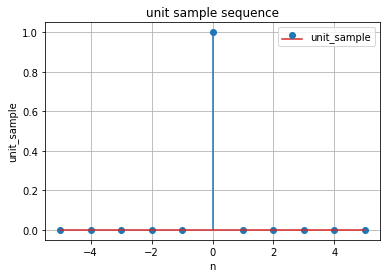

Here is the Python script that generated this plot:
#draw unit Sample sequence
import numpy as np 
import matplotlib.pyplot as plt

#samples 
n= np.arange(-5,6,1, dtype=int)#range from -5 to 5 and increase by 1
print(n)#print values of n
unit_sample = np.where(n==0,1,0) #Draw unit_sample
print(unit_sample)#print values of unit_sample

plt.stem(n,unit_sample,label="unit_sample")#draw axis x and y 
plt.title('unit sample sequence')#Title
plt.xlabel('n')#x axis is n
plt.ylabel('unit_sample')#y axis is unit_sample
plt.legend()#To Draw Label
plt.grid(True)#To draw Sqaures
